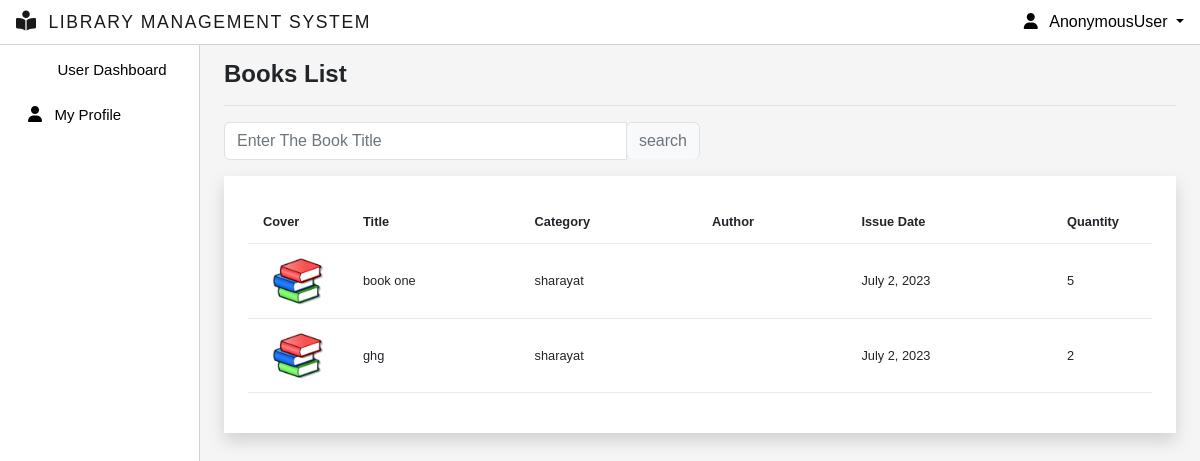
The app's page /book_list/, older data.
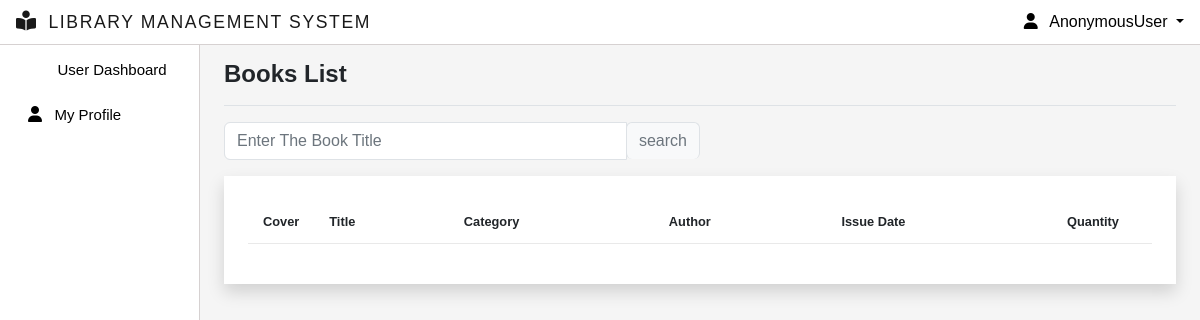
The same page, newer data.
### myapp/models.py (models this page shows, shortened)
class Books(models.Model):
    title = models.CharField(max_length=20)
    category = models.ForeignKey(Category, on_delete=models.CASCADE)
    author = models.ForeignKey(Author, on_delete=models.CASCADE)
    available_quantity = models.IntegerField(default=0)
    cover_photo = models.ImageField(
        upload_to='images/', null=True, blank=True,  default='images/default.jpg')
    issue_date = models.DateField(auto_now_add=True)
    class Meta:
        ordering = ['issue_date']

class Category(models.Model):
    name = models.CharField(max_length=200)
    status = models.BooleanField(default=True)
    def __str__(self):
        return self.name

### myapp/views.py (the view)
# urls.py: path('book_list/', views.booklisttostudnet,name='book-list'),
def booklisttostudnet(request):
    books, search_book = searchbooks(request)
    custom_range,  books = paginateBooks(request, books, 5)
    context ={"books":books,'search_book':search_book,'custom_range':custom_range}
    return render(request, 'book_list_to_student.html',context)

### myapp/utils.py (called while the page is built)
def paginateBooks(request, book, results):
    page = request.GET.get('page')
    paginator = Paginator(book, results)
    try:
        book = paginator.page(page)
    except PageNotAnInteger:
        page = 1
        book = paginator.page(page)
    except EmptyPage:
        page = paginator.num_pages
        book = paginator.page(page)
    leftIndex = (int(page) - 4)
    if leftIndex < 1:
        leftIndex = 1
    rightIndex = (int(page) + 5)
    if rightIndex > paginator.num_pages:
        rightIndex = paginator.num_pages + 1
    custom_range = range(leftIndex, rightIndex)
    return custom_range, book

def searchbooks(request):
    search_book = ''
    if request.GET.get('search_book'):
        search_book = request.GET.get('search_book')
    book = Books.objects.filter(Q(title__icontains=search_book)
                                )
    return book, search_book

### myapp/templates/book_list_to_student.html (shortened to what this page needs)
{% extends 'main.html' %}
{% block title %}Books List{% endblock title %}
{% block content %}
<div class="search-customization">
	<div class="mb-3 w-50">
	  <form id="searchForm" action="{% url 'books-management' %}" method="GET">
		<div class="input-group">
		  <input
			class="form-control border"
			type="search"
			placeholder="Enter The Book Title"
			id="example-search-input"
			name="search_book"
			value="{{search_book}}"
		  />
		  <span class="input-group-append">
			<input
			  class="btn btn-outline-secondary bg-light border-bottom-0 border "
			  type="submit"
			  value="search"
			/>
		  </span>
		</div>
	  </form>
	</div>
</div>
<div class="p-4 shadow bg-white ">
	<table class="table table-font-size table-hover " >
		<thead>
			<tr>
				<th>Cover</th>
				<th>Title</th>
				<th>Category</th>
				<th>Author</th>
				<th>Issue Date</th>
				<th>Quantity</th>
			</tr>
		</thead>
		<tbody>
			{% for book in books %}
				<tr>
					<td>
						{% if book.cover_photo %}
							<img src="{{ book.cover_photo.url }}" style="width:70px;">
						{% endif %}
					</td>
					<td id="bookTitle{{book.id}}">{{book.title}}</td>
					<td>{{book.category}}</td>
					<td>{{book.author}}</td>
					<td>{{book.issue_date}}</td>
					<td>{{book.available_quantity}}</td>
				</tr>
			{% endfor %}
		</tbody>
	</table>
</div>
<br>
{% endblock content %}

Row changes from the older to the newer data that the page shows:
removed Books: cover_photo (placeholder picture), title "book one", category "sharayat", issue_date "July 2, 2023", available_quantity "5"
removed Books: cover_photo (placeholder picture), title "ghg", category "sharayat", issue_date "July 2, 2023", available_quantity "2"
